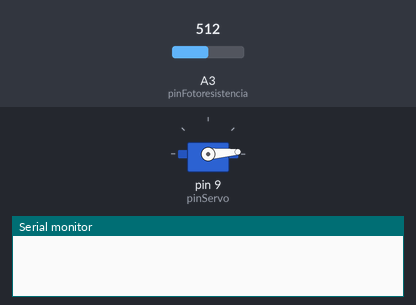
Simulated run of this sketch. Board: Arduino Uno, built with avr-gcc and run on an emulated ATmega328P. Parts: servo, the last lines printed to the serial monitor. The inputs (shaded band) are chosen by the test bench; at power-on: A3 (pinFotoresistencia) = 512.

Above: at 0.1 s.
At 5.8 s:
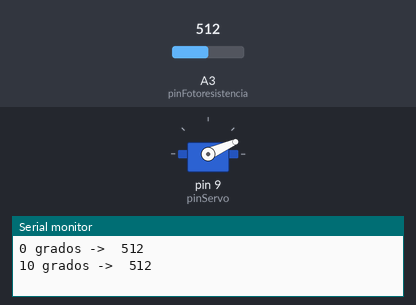
At 12.2 s:
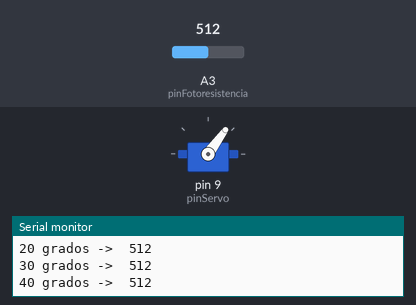
At 23.3 s:
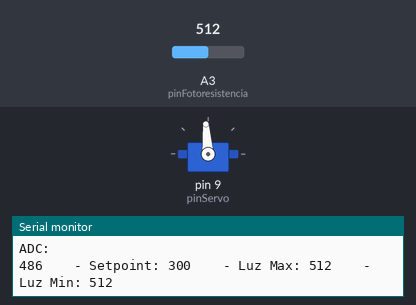
Timing chart, 0 to 24.8 s (numbered marks = the images above):
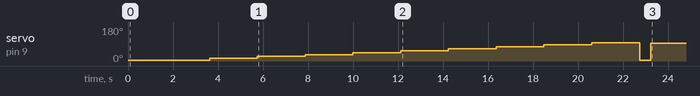

Measured:
- by itself, servo on pin 9 (pinServo): 4° → 14° at 3.6 s, → 24° 2.1 s later, → 34° 2.1 s later, → 44° 2.1 s later, … (11 changes in this stretch)

The sketch:

control_ON_OFF.ino
```cpp
// ON-OFF (CHECK)

#include <Servo.h>
Servo servo;
//------------------------------------- CONFIGURACION -----------------------------------------------------
// PINES
int pinFotoresistencia = A3;
int pinServo = 9;
// SETPOINT
int SetPoint = 300;
// ANGULOS SERVO (0-90)
int angulos_servo[10] = {4, 14, 24, 34, 44, 54, 65, 75, 86, 97};
int ADC_luz_por_angulo[10] = {0, 0, 0, 0, 0, 0, 0, 0, 0, 0};
// ANGULOS SERVO
int anguloCerrado = angulos_servo[0];
int anguloAbierto = angulos_servo[9] -3;
float anguloAux = 0;  // para la opción de movimiento controlado
// LUZ
int ADCLuz;
int ADCLuzFiltro;
int luz_minima = 1023;
int luz_maxima = 0;
// FILTRO
const float alpha = 0.95; // mas grande mas cercano a la señal original

//---------------------------------------- SETUP --------------------------------------------------

void setup() {

  Serial.begin(9600);
  servo.attach(pinServo);
  servo.write(anguloCerrado);
  delay(1500);

  // MAPEAR LUZ
  for (int i = 0; i<10; i++ ){
    servo.write(angulos_servo[i]);
    delay(1000);
    ADC_luz_por_angulo[i] = muestreo_de_luz();
    Serial.print(i*10);
    Serial.print(" grados ->  ");
    Serial.println(ADC_luz_por_angulo[i]);
  }
  servo.write(anguloCerrado);
  // ____CONOCER LUZ MAX Y LUZ MIN ______
  luz_minima = ADC_luz_por_angulo[0];
  luz_maxima = ADC_luz_por_angulo[9];

  delay(500);

}

//--------------------------------------- FUNCIONES ---------------------------------------------------
int muestreo_de_luz() {
  double muestreos = 0;
  for (int i = 0; i<1000; i++){
    muestreos += analogRead(pinFotoresistencia);
    delay(1);
  }
  return (muestreos / 1000);
}

int filtro_adc(int valor_adc){
  return alpha * valor_adc + (1 - alpha) * ADCLuzFiltro;
}

int grados_a_ADC(int grados){
  int grados_en_ADC;

  if (grados >= 0 && grados<= 90){
    //buscar en que intervalo de grados (0-90) está
    int N = 1;   // N es el intervalo de trabajo
    for(int i=1; i<10; i++){
      if (grados >= (i-1)*10 && grados<= (i)*10){
        N = i;
      }
    }
    grados_en_ADC = map(grados, (N-1)*10, N*10, ADC_luz_por_angulo[N-1], ADC_luz_por_angulo[N]);
  }
  else{
    grados_en_ADC = 500;
    Serial.print("ERROR: Grados fuera del rango");

  }

  return grados_en_ADC;
}
void movimiento_controlado(int angulo, float paso){  // se mueve controladamente hasta ese angulo
  if (anguloAux > angulo){
    anguloAux -= paso;

  }
  else{
    anguloAux += paso;
  }
  if (anguloAux < anguloCerrado) anguloAux = anguloCerrado;
  if (anguloAux > anguloAbierto ) anguloAux = anguloAbierto;
  servo.write(anguloAux);

}
//------------------------------------------  LOOP  -------------------------------------------------
void loop() {
  // INPUT
  ADCLuz = analogRead(pinFotoresistencia);
  ADCLuzFiltro = filtro_adc(ADCLuz);

 // VERIFICAR CONDICION
  if (ADCLuzFiltro > SetPoint) {
    servo.write(anguloAbierto);

  } else {
    servo.write(anguloCerrado);

  }

  // CAMBIO DE SETPOINT
  if(Serial.available()>1){
    int consola = Serial.parseInt();
    Serial.println("Nuevo Setpoint (grados): ");
    Serial.print(consola);
    SetPoint = grados_a_ADC(consola);
    delay(1000);
  }


  // EXTRA
  Serial.println("ADC: ");
  Serial.print(ADCLuzFiltro);

  Serial.print("    - Setpoint: ");
  Serial.print(SetPoint);
  Serial.print("    - Luz Max: ");
  Serial.print(luz_maxima);
  Serial.print("    - Luz Min: ");
  Serial.println(luz_minima);

  Serial.print(ADCLuzFiltro);
  Serial.print(",");
  Serial.print(ADCLuz);
  Serial.print(",");
  Serial.println(SetPoint);
}
```
